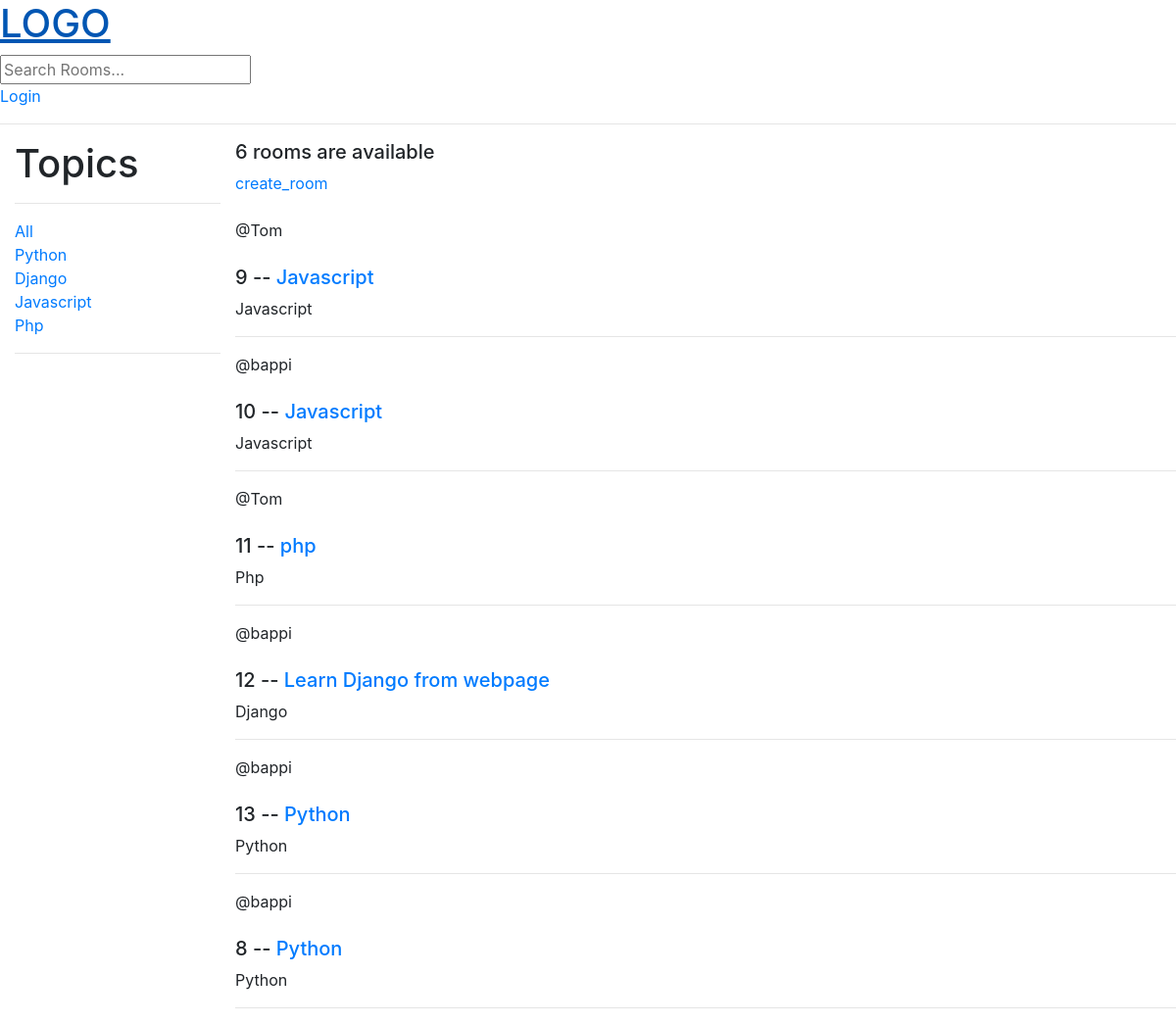
/, run on an earlier commit of the app's database.
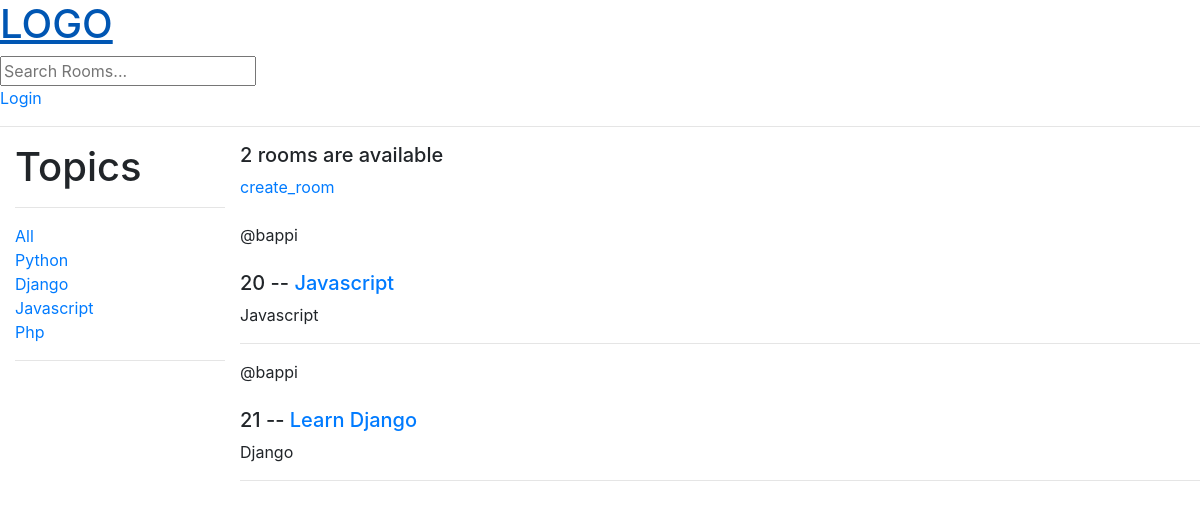
And on a later commit of the database.
### base/models.py (models this page shows, shortened)
class Topic(models.Model):
    name = models.CharField(max_length=200)

class Rooms(models.Model):
    host = models.ForeignKey(User, on_delete=models.SET_NULL, null=True)
    topic = models.ForeignKey(Topic, on_delete=models.SET_NULL, null=True)
    name = models.CharField(max_length=200)
    description = models.TextField(null=True, blank=True)
    participants = models.ManyToManyField(User, related_name='participants', blank=True)
    updated = models.DateTimeField(auto_now=True)
    created = models.DateTimeField(auto_now_add=True)
    class Meta:
        ordering = ['-updated','-created']

### base/views.py (the view)
# urls.py: path('',views.home, name ="home"),
def home(request):
    q = request.GET.get('q') if request.GET.get('q') != None else ''
    print(q)
    rooms = Rooms.objects.filter(Q(topic__name__icontains =q) |
        Q(description__icontains=q) |
        Q(name__icontains=q)
        )
    topics = Topic.objects.all()
    room_count = rooms.count()
    context = {'rooms': rooms,'topics':topics, 'room_count': room_count}
    return  render(request, 'base/home.html',context)

### base/templates/base/home.html (shortened to what this page needs)
{% extends 'base/main.html' %}
{% block content%}
    <div class="home-container">
        <div>
            <div class="container">
                <h1>Topics</h1>
            <hr>
            <div>
                <a href="{% url 'home' %}"> All </a>
            </div>
            {% for topic in topics %}
                <div>
                    <a href="{% url 'home' %}?q={{topic.name}}"> {{ topic.name  }} </a>
                </div>
            {% endfor %}
            <hr>
            </div>
        </div>
        <div>
            <h5>{{ room_count }} rooms are available</h5>
            <a href="{% url 'create_room' %}">create_room</a>
            <br><br>
            <div>
                {% for room in rooms %}
                    <div>
                        <span>@{{ room.host.username }}</span><br><br>
                        <h5>{{ room.id}} -- <a href="{% url 'room' room.id %}"> {{ room.name }} </a> </h5>
                        <span>{{ room.topic.name }}</span>
                        <hr>
                    </div>
                {% endfor %}
            </div>
        </div>
    </div>
{% endblock %}

What changed in the data, as far as the page shows it:
removed Rooms: host.username "Tom", id "9", name "Javascript", topic.name "Javascript"
removed Rooms: host.username "bappi", id "10", name "Javascript", topic.name "Javascript"
removed Rooms: host.username "Tom", id "11", name "php", topic.name "Php"
removed Rooms: host.username "bappi", id "12", name "Learn Django from webpage", topic.name "Django"
removed Rooms: host.username "bappi", id "13", name "Python", topic.name "Python"
removed Rooms: host.username "bappi", id "8", name "Python", topic.name "Python"
added Rooms: host.username "bappi", id "20", name "Javascript", topic.name "Javascript"
added Rooms: host.username "bappi", id "21", name "Learn Django", topic.name "Django"
Also different on the page:
{{ room_count }}: "6" → "2"
